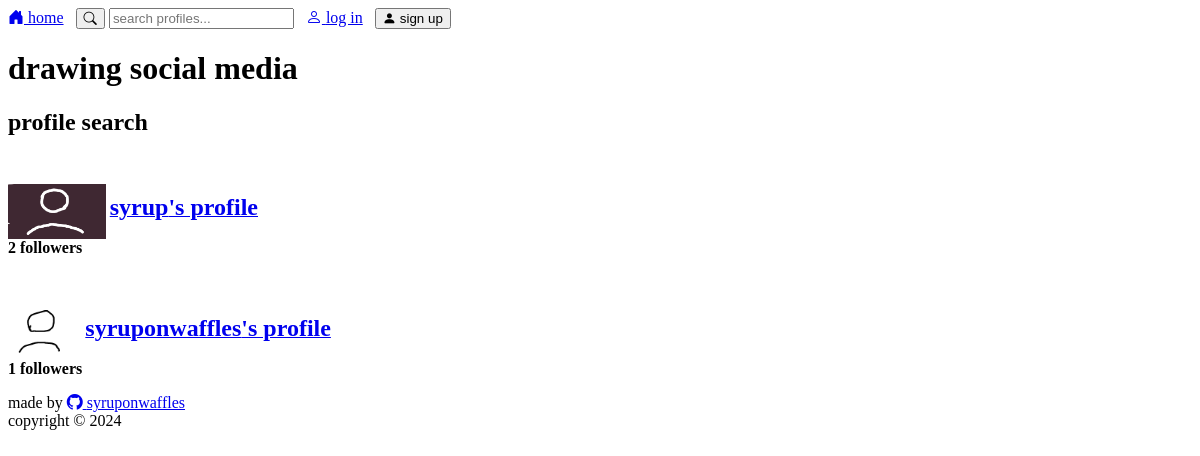
Screenshot of /search/syrup/ with the database file from the repository.
### socialMedia/models.py (models this page shows, shortened)
class UserProfile(models.Model):
    user = models.OneToOneField(User, on_delete=models.CASCADE,related_name='profile')
    profile_picture = models.ImageField(default="placeholders/fpfPlaceholder.png")
    bio_picture = models.ImageField(default="placeholders/bioPlaceholder.png")

### socialMedia/views.py (the view)
# urls.py: path('search/<username>/',views.profile_search,name="profile_search"),
def profile_search(request, username):
    page=1
    parsed_url = parse_qs(urlparse(request.build_absolute_uri()).query)
    if('page' in parsed_url):
        page=parsed_url['page'][0]
    profiles = UserProfile.objects.filter(user__username__contains=username)
    profiles = Paginator(profiles.annotate(follower_count=Count('followers')).order_by("-follower_count"), 100)
    context = {
        "page" : page,
        "max_page" : profiles.num_pages,
        "profiles": profiles.page(page),
    }
    return render(request, "profile_search.html", context)

### socialMedia/templates/profile_search.html (shortened to what this page needs)
{% extends "base.html" %}
{% block page_content %}
    <h2>profile search</h2>
    {% if profiles %}
        {% for profile in profiles %}
            {% include 'components/big_profile_card.html' %}
        {% endfor %}
    {% else %}
        <h4> there are no profiles that match that search bud</h4>
    {% endif %}
{% endblock page_content %}

### socialMedia/templates/components/big_profile_card.html (shortened to what this page needs)
<div style="margin-top: 3rem;">
    <a href="{% url 'profile_detail' profile.pk%}"><img style="height: 55px; border-style: none;vertical-align: middle;" src="/media/{{profile.profile_picture}}" ></a>
    {% if user == profile.user %}
        <a href="{% url 'profile_detail' profile.pk%}"><h2 style="display: inline;">my profile</h2></a>
    {% else %}
        <a href="{% url 'profile_detail' profile.pk%}"><h2 style="display: inline;">{{profile.user|truncatechars:20}}'s profile</h2></a>
    {% endif %}
    {% if user.is_authenticated %}
        {% if profile.user != user %}
            {% load filters %}
        {% endif %}
    {% endif %}
    <br>
    <b id="fc{{profile.pk}}" >{{profile.followers.all.count}} followers </b>
</div>

### rows the page displays
UserProfile: profile_picture (picture), user "syrup", followers.all.count "2"
UserProfile: profile_picture (placeholder picture), user "syruponwaffles", followers.all.count "1"
